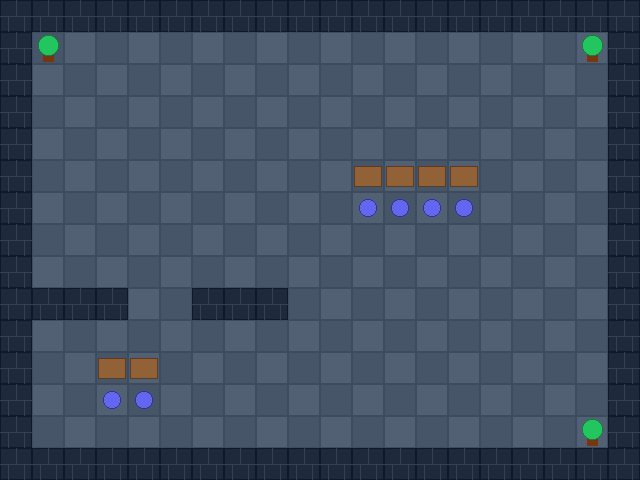

A level layout from a 2D game, rendered from its tile map. Below: a short description, then the map file with its tile-grid data intact:
An orthogonal 20x15 tile map with 32x32 px tiles, 3 tile layers (Terra, Mobles, Parets) and 5 objects (2x zona, 2x monitor, spawn).

<map version="1.10" tiledversion="1.10.2" orientation="orthogonal" renderorder="right-down" width="20" height="15" tilewidth="32" tileheight="32" infinite="0" nextlayerid="5" nextobjectid="6">
 <tileset firstgid="1" name="tileset_tiled" tilewidth="32" tileheight="32" tilecount="8" columns="8">
  <image source="tileset.png" width="256" height="32" />
  <tile id="4"><properties><property name="collides" type="bool" value="true" /></properties></tile>
 </tileset>
 <layer id="1" name="Terra" width="20" height="15"><data encoding="csv">
1,2,1,2,1,2,1,2,1,2,1,2,1,2,1,2,1,2,1,2,
2,1,2,1,2,1,2,1,2,1,2,1,2,1,2,1,2,1,2,1,
1,2,1,2,1,2,1,2,1,2,1,2,1,2,1,2,1,2,1,2,
2,1,2,1,2,1,2,1,2,1,2,1,2,1,2,1,2,1,2,1,
1,2,1,2,1,2,1,2,1,2,1,2,1,2,1,2,1,2,1,2,
2,1,2,1,2,1,2,1,2,1,2,1,2,1,2,1,2,1,2,1,
1,2,1,2,1,2,1,2,1,2,1,2,1,2,1,2,1,2,1,2,
2,1,2,1,2,1,2,1,2,1,2,1,2,1,2,1,2,1,2,1,
1,2,1,2,1,2,1,2,1,2,1,2,1,2,1,2,1,2,1,2,
2,1,2,1,2,1,2,1,2,1,2,1,2,1,2,1,2,1,2,1,
1,2,1,2,1,2,1,2,1,2,1,2,1,2,1,2,1,2,1,2,
2,1,2,1,2,1,2,1,2,1,2,1,2,1,2,1,2,1,2,1,
1,2,1,2,1,2,1,2,1,2,1,2,1,2,1,2,1,2,1,2,
2,1,2,1,2,1,2,1,2,1,2,1,2,1,2,1,2,1,2,1,
1,2,1,2,1,2,1,2,1,2,1,2,1,2,1,2,1,2,1,2
</data></layer>
 <layer id="2" name="Mobles" width="20" height="15"><data encoding="csv">
0,0,0,0,0,0,0,0,0,0,0,0,0,0,0,0,0,0,0,0,
0,6,0,0,0,0,0,0,0,0,0,0,0,0,0,0,0,0,6,0,
0,0,0,0,0,0,0,0,0,0,0,0,0,0,0,0,0,0,0,0,
0,0,0,0,0,0,0,0,0,0,0,0,0,0,0,0,0,0,0,0,
0,0,0,0,0,0,0,0,0,0,0,0,0,0,0,0,0,0,0,0,
0,0,0,0,0,0,0,0,0,0,0,3,3,3,3,0,0,0,0,0,
0,0,0,0,0,0,0,0,0,0,0,4,4,4,4,0,0,0,0,0,
0,0,0,0,0,0,0,0,0,0,0,0,0,0,0,0,0,0,0,0,
0,0,0,0,0,0,0,0,0,0,0,0,0,0,0,0,0,0,0,0,
0,0,0,0,0,0,0,0,0,0,0,0,0,0,0,0,0,0,0,0,
0,0,0,0,0,0,0,0,0,0,0,0,0,0,0,0,0,0,0,0,
0,0,0,3,3,0,0,0,0,0,0,0,0,0,0,0,0,0,0,0,
0,0,0,4,4,0,0,0,0,0,0,0,0,0,0,0,0,0,0,0,
0,0,0,0,0,0,0,0,0,0,0,0,0,0,0,0,0,0,6,0,
0,0,0,0,0,0,0,0,0,0,0,0,0,0,0,0,0,0,0,0
</data></layer>
 <layer id="3" name="Parets" width="20" height="15"><data encoding="csv">
5,5,5,5,5,5,5,5,5,5,5,5,5,5,5,5,5,5,5,5,
5,0,0,0,0,0,0,0,0,0,0,0,0,0,0,0,0,0,0,5,
5,0,0,0,0,0,0,0,0,0,0,0,0,0,0,0,0,0,0,5,
5,0,0,0,0,0,0,0,0,0,0,0,0,0,0,0,0,0,0,5,
5,0,0,0,0,0,0,0,0,0,0,0,0,0,0,0,0,0,0,5,
5,0,0,0,0,0,0,0,0,0,0,0,0,0,0,0,0,0,0,5,
5,0,0,0,0,0,0,0,0,0,0,0,0,0,0,0,0,0,0,5,
5,0,0,0,0,0,0,0,0,0,0,0,0,0,0,0,0,0,0,5,
5,0,0,0,0,0,0,0,0,0,0,0,0,0,0,0,0,0,0,5,
5,5,5,5,0,0,5,5,5,0,0,0,0,0,0,0,0,0,0,5,
5,0,0,0,0,0,0,0,0,0,0,0,0,0,0,0,0,0,0,5,
5,0,0,0,0,0,0,0,0,0,0,0,0,0,0,0,0,0,0,5,
5,0,0,0,0,0,0,0,0,0,0,0,0,0,0,0,0,0,0,5,
5,0,0,0,0,0,0,0,0,0,0,0,0,0,0,0,0,0,0,5,
5,5,5,5,5,5,5,5,5,5,5,5,5,5,5,5,5,5,5,5
</data></layer>
 <objectgroup id="4" name="Objectes">
  <object id="1" name="spawn" x="96" y="128" width="32" height="32"><properties><property name="tipus" value="spawn" /></properties></object>
  <object id="2" name="zona" x="320" y="96" width="192" height="160"><properties><property name="tipus" value="zona" /><property name="nomSala" value="Sala de Reunions" /><property name="aforament" type="int" value="6" /></properties></object>
  <object id="3" name="zona" x="32" y="320" width="192" height="128"><properties><property name="tipus" value="zona" /><property name="nomSala" value="Zona Cafè" /><property name="aforament" type="int" value="4" /></properties></object>
  <object id="4" name="monitor" x="384" y="128" width="32" height="32"><properties><property name="tipus" value="monitor" /><property name="titol" value="Pantalla Codi" /></properties></object>
  <object id="5" name="monitor" x="96" y="320" width="32" height="32"><properties><property name="tipus" value="monitor" /><property name="titol" value="Pantalla Info" /></properties></object>
 </objectgroup>
</map>
